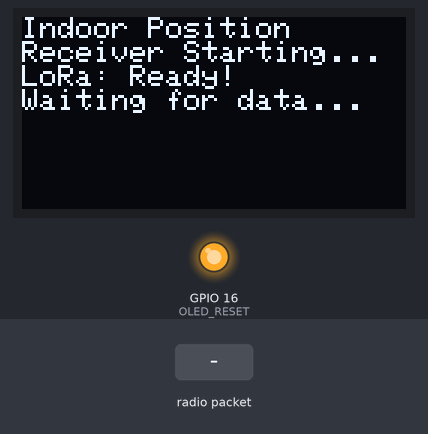
A sketch run on a simulated ESP32. Shown: 128×64 one-colour display, output pins drawn as LEDs (lit = HIGH). The inputs (shaded band) are chosen by the test bench. No radio packets arrive unless stated; what the sketch prints to the serial monitor is not drawn.

Above: at 2.3 s.
2.4 s: radio packet "POS," arrives
At 3.1 s:
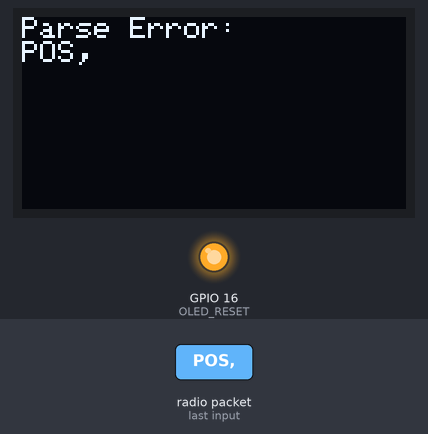
3.9 s: radio packet "3" arrives
At 5.4 s:
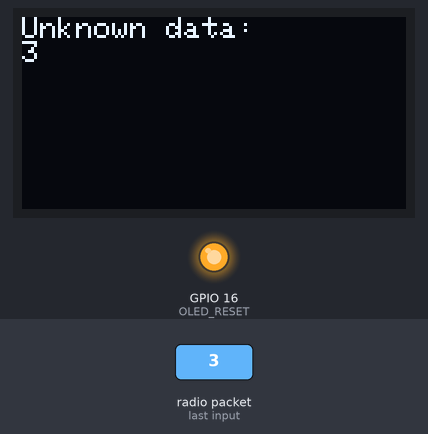
Timing chart, 0 to 6.9 s (numbered marks = the images above; inputs shaded):
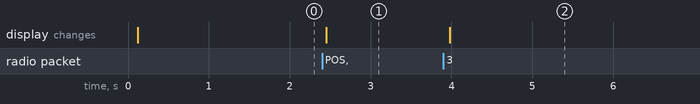

The sketch:

receiver_module.ino
```cpp
/*
   TTGO ESP32 LoRa Receiver
   Receives indoor position data and forwards to laptop via Serial
   Data format: POS,x_meters,y_meters,heading_degrees
   NO GPS - Pure indoor position tracking!
*/

#include <Wire.h>
#include <SPI.h>
#include <LoRa.h>
#include <Adafruit_GFX.h>
#include <Adafruit_SSD1306.h>

// OLED Display Configuration
#define OLED_WIDTH 128
#define OLED_HEIGHT 64
#define OLED_RESET 16
#define OLED_SDA 4
#define OLED_SCL 15
Adafruit_SSD1306 display(OLED_WIDTH, OLED_HEIGHT, &Wire, OLED_RESET);

// LoRa Configuration
#define LORA_SCK 5
#define LORA_MISO 19
#define LORA_MOSI 27
#define LORA_CS 18
#define LORA_RST 14
#define LORA_IRQ 26

// Statistics
int packetsReceived = 0;
unsigned long lastPacketTime = 0;
float lastX = 0.0f, lastY = 0.0f, lastHeading = 0.0f;

void setup() {
  Serial.begin(115200);

  // Initialize OLED
  pinMode(OLED_RESET, OUTPUT);
  digitalWrite(OLED_RESET, LOW);
  delay(20);
  digitalWrite(OLED_RESET, HIGH);

  Wire.begin(21, 22); // SDA, SCL for OLED

  if (!display.begin(SSD1306_SWITCHCAPVCC, 0x3C)) {
    Serial.println("OLED initialization failed!");
    while(true);
  }

  display.clearDisplay();
  display.setTextSize(1);
  display.setTextColor(SSD1306_WHITE);
  display.setCursor(0, 0);
  display.println("Indoor Position");
  display.println("Receiver Starting...");
  display.display();

  // Initialize LoRa
  SPI.begin(LORA_SCK, LORA_MISO, LORA_MOSI, LORA_CS);
  LoRa.setPins(LORA_CS, LORA_RST, LORA_IRQ);

  if (!LoRa.begin(868E6)) {
    display.println("LoRa: FAILED!");
    display.display();
    Serial.println("LoRa initialization failed!");
    while (true);
  }

  display.println("LoRa: Ready!");
  display.println("Waiting for data...");
  display.display();

  Serial.println("Indoor Position Receiver Ready!");
  Serial.println("Forwarding LoRa data to laptop...");

  delay(1000);
}

void loop() {
  int packetSize = LoRa.parsePacket();

  if (packetSize) {
    String receivedData = "";

    // Read the packet
    while (LoRa.available()) {
      receivedData += (char)LoRa.read();
    }

    // Forward to laptop via Serial (this is what your Python code reads)
    Serial.println(receivedData);

    // Parse and display position data
    float x = 0, y = 0, heading = 0;
    int rssi = LoRa.packetRssi();

    if (receivedData.startsWith("POS,")) {
      int parsed = sscanf(receivedData.c_str(), "POS,%f,%f,%f", &x, &y, &heading);

      if (parsed == 3) {
        packetsReceived++;
        lastPacketTime = millis();
        lastX = x;
        lastY = y;
        lastHeading = heading;

        // Update display with position info
        display.clearDisplay();
        display.setCursor(0, 0);
        display.setTextSize(1);
        display.println("POSITION RECEIVED:");
        display.printf("X: %.2f meters\n", x);
        display.printf("Y: %.2f meters\n", y);
        display.printf("Heading: %.1f°\n", heading);
        display.printf("RSSI: %d dBm\n", rssi);
        display.printf("Packets: %d\n", packetsReceived);
        display.println("(Indoor coordinates)");
        display.display();

        // Debug info to Serial
        Serial.printf("Parsed: X=%.2fm, Y=%.2fm, H=%.1f°, RSSI=%ddBm\n",
                     x, y, heading, rssi);
      } else {
        // Parsing failed
        display.clearDisplay();
        display.setCursor(0, 0);
        display.println("Parse Error:");
        display.println(receivedData);
        display.display();

        Serial.printf("Parse failed: %s\n", receivedData.c_str());
      }
    } else {
      // Unknown data format
      display.clearDisplay();
      display.setCursor(0, 0);
      display.println("Unknown data:");
      display.println(receivedData);
      display.display();

      Serial.printf("Unknown: %s\n", receivedData.c_str());
    }
  }

  // Check for timeout (no data received recently)
  if (packetsReceived > 0 && (millis() - lastPacketTime) > 5000) {
    // No data for 5 seconds
    display.clearDisplay();
    display.setCursor(0, 0);
    display.println("NO DATA");
    display.printf("Last position:\n");
    display.printf("X: %.2f m\n", lastX);
    display.printf("Y: %.2f m\n", lastY);
    display.printf("H: %.1f°\n", lastHeading);
    display.printf("Packets: %d\n", packetsReceived);
    display.println("Check sender!");
    display.display();
  }

  delay(100); // Small delay to prevent overwhelming the display
}
```

Measured:
- after the input at 2.4 s, the display: changes after 0.05 s (image 1)
- after the input at 3.9 s, the display: changes after 0.08 s (image 2)
